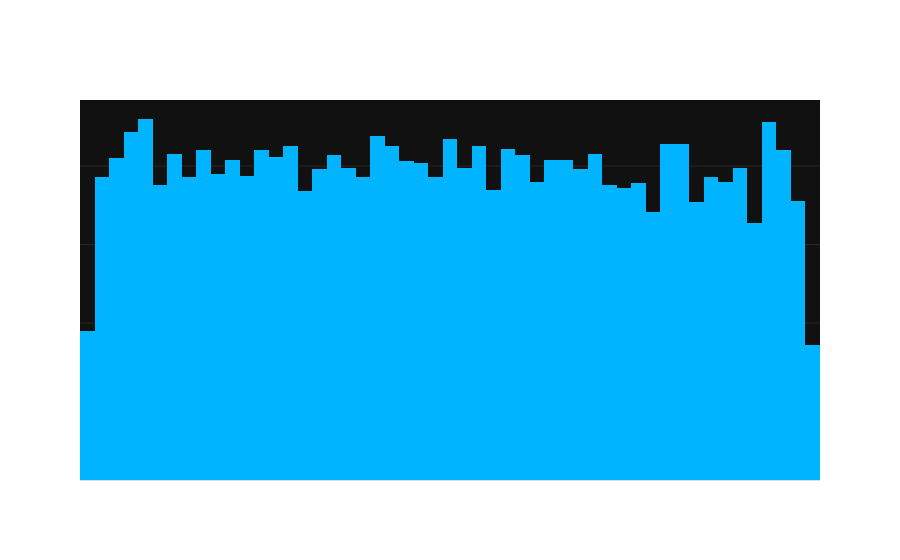

Here is the notebook cell this chart was saved with:
### Markdown cell above
**Market-Making Example:**

Let $X$ be a dice roll with $\mathbb{E}[X] = 3.5$

Let $u \sim U(0, 1)$

**Bid:** $\mathbb{E}[X] - .5 + u$

**Ask:** $\mathbb{E}[X] + .5 + u$

### Code cell
import numpy as np
import plotly.graph_objects as go

# Generate sample data
np.random.seed(42)
n_samples = 10000
E_X = 3.5
u = np.random.uniform(0, 1, n_samples)

# Calculate bid, ask and mid prices
bids = E_X - 0.5 + u
asks = E_X + 0.5 + u
mids = (bids + asks) / 2

# Create histogram
fig = go.Figure()
fig.add_trace(go.Histogram(
    x=mids,
    nbinsx=50,
    name='Mid Price Distribution',
    marker_color='#00b4ff'
))

# Update layout
fig.update_layout(
    template='plotly_dark',
    paper_bgcolor='rgba(0,0,0,0)',
    font=dict(color='white'),
    title_text='Distribution of Mid Prices',
    title_x=0.5,
    title_font_size=20,
    xaxis_title='Mid Price',
    yaxis_title='Frequency',
    showlegend=False,
    yaxis=dict(
        gridwidth=1,
        gridcolor='rgba(128,128,128,0.2)',
        zeroline=True,
        zerolinewidth=1,
        zerolinecolor='rgba(128,128,128,0.5)',
        showgrid=True
    )
)

fig.show()

### Figure 1 — Plotly figure (JSON) as saved in the notebook; plotly's stock layout.template omitted (floating-point values rounded to 4 significant figures; data arrays with more than 128 entries replaced by an {"elided": "..."} marker saying what was removed)
{"data": [{"marker": {"color": "#00b4ff"}, "name": "Mid Price Distribution", "nbinsx": 50, "type": "histogram", "x": {"elided": "10000 float values"}}], "layout": {"font": {"color": "white"}, "paper_bgcolor": "rgba(0,0,0,0)", "showlegend": false, "title": {"font": {"size": 20}, "text": "Distribution of Mid Prices", "x": 0.5}, "xaxis": {"title": {"text": "Mid Price"}}, "yaxis": {"gridcolor": "rgba(128,128,128,0.2)", "gridwidth": 1, "showgrid": true, "title": {"text": "Frequency"}, "zeroline": true, "zerolinecolor": "rgba(128,128,128,0.5)", "zerolinewidth": 1}}}
